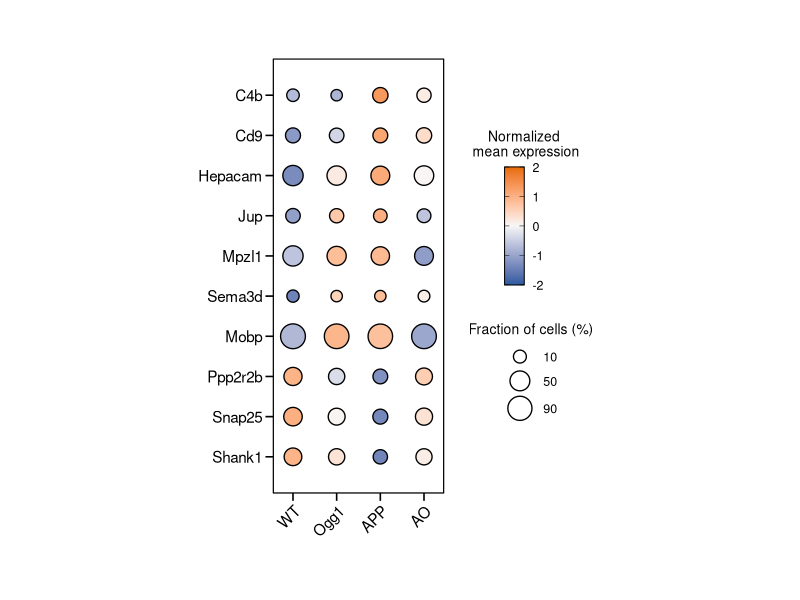
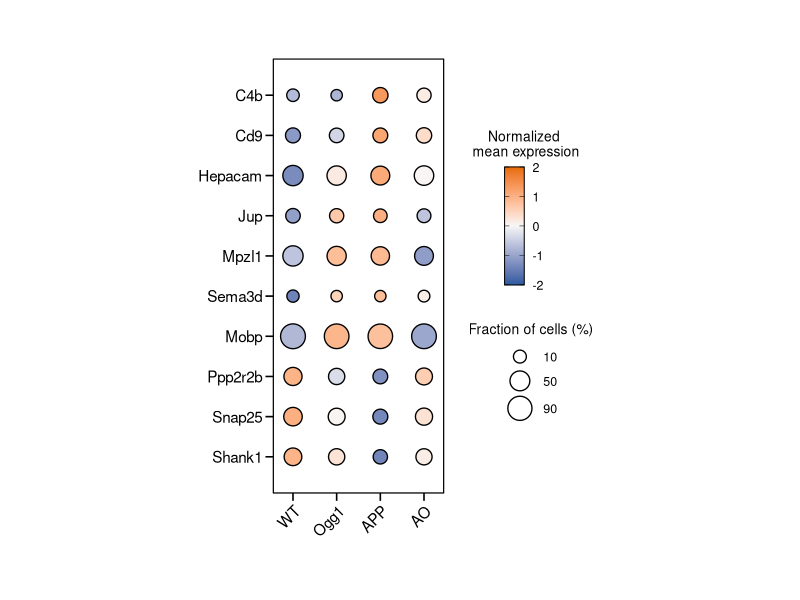

These charts were generated, in order, by the following R code:
# ------------------------------------------------------------------------------
# Fig. 5j - Dot plot, oligodendrocytes (mean expression and fraction of cells)
#
# Input:  Oligodendrocytes.csv
# Output: R_doplot_Oligo.svg
# ------------------------------------------------------------------------------

# Load libraries
library(ggplot2)
library(dplyr)
library(svglite)

# Read input data
df <- read.csv("Oligodendrocytes.csv")

# Order genes by expression in APP (highest at top)
app_expression <- df %>%
  filter(Genotype == "APP") %>%
  arrange(desc(AverageExpression))

gene_order <- app_expression$Gene

df$Gene <- factor(df$Gene, levels = rev(gene_order))

# Set genotype order
df$Genotype <- factor(df$Genotype, levels = c("WT", "Ogg1", "APP", "AO"))

# Symmetric color scale limits
expr_range <- range(df$AverageExpression, na.rm = TRUE)
max_abs <- max(abs(expr_range))
symmetric_limit <- ceiling(max_abs)  # round up to whole number

# Number of genes and genotypes
num_genes <- length(levels(df$Gene))
num_genotypes <- length(levels(df$Genotype))

# Create dot plot (values are plotted as given, no z-scoring)
p <- ggplot(df, aes(x = Genotype, y = Gene)) +
  geom_point(aes(fill = AverageExpression, size = Fraction),
             shape = 21, color = "black", stroke = 0.7) +
  scale_fill_gradient2(
    name = "Normalized\n mean expression",
    low = "#2C5AA0",
    mid = "#f7f7f7",
    high = "#E86B00",
    midpoint = 0,
    limits = c(-symmetric_limit, symmetric_limit),
    breaks = c(-symmetric_limit, -symmetric_limit/2, 0, symmetric_limit/2, symmetric_limit),
    na.value = "red"
  ) +
  scale_size(
    name = "Fraction of cells (%)",
    range = c(2, 8),
    limits = c(0, 100),
    breaks = c(10, 50, 90)
  ) +
  scale_x_discrete(expand = expansion(mult = c(0.15, 0.15))) +
  scale_y_discrete(expand = expansion(mult = c(0.1, 0.1))) +
  theme_minimal(base_size = 12) +
  theme(
    panel.grid.major = element_blank(),
    panel.grid.minor = element_blank(),
    axis.text.x = element_text(angle = 45, hjust = 1, vjust = 1,
                               size = 11, color = "black"),
    axis.text.y = element_text(size = 11, color = "black"),
    panel.border = element_rect(fill = NA, color = "black", linewidth = 0.42),
    legend.position = "right",
    legend.box = "vertical",
    legend.direction = "vertical",
    legend.box.just = "left",
    legend.spacing.y = unit(0.5, "cm"),
    legend.title = element_text(size = 10),
    legend.text = element_text(size = 9),
    plot.margin = margin(1.5, 1.5, 1.5, 1.5, "cm"),
    axis.ticks = element_line(color = "black"),
    axis.ticks.length = unit(0.2, "cm"),
    plot.background = element_rect(fill = "white", color = NA)
  ) +
  labs(x = NULL, y = NULL) +
  coord_fixed(ratio = 0.92, clip = "off")

# Legend order: color bar first, dot size second
p <- p + guides(
  fill = guide_colorbar(
    order = 1,
    barheight = unit(3, "cm"),
    barwidth = unit(0.5, "cm"),
    frame.colour = "black",
    frame.linewidth = 0.35,
    ticks.colour = "black",
    direction = "vertical",
    title.position = "top",
    title.hjust = 0.5
  ),
  size = guide_legend(
    order = 2,
    override.aes = list(fill = "white"),
    direction = "vertical",
    title.position = "top",
    title.hjust = 0.5
  )
)

# Show plot
print(p)

# Save plot
ggsave("R_doplot_Oligo.svg", plot = p,
       width = 6,
       height = 5.5,
       bg = "white", device = "svg")
